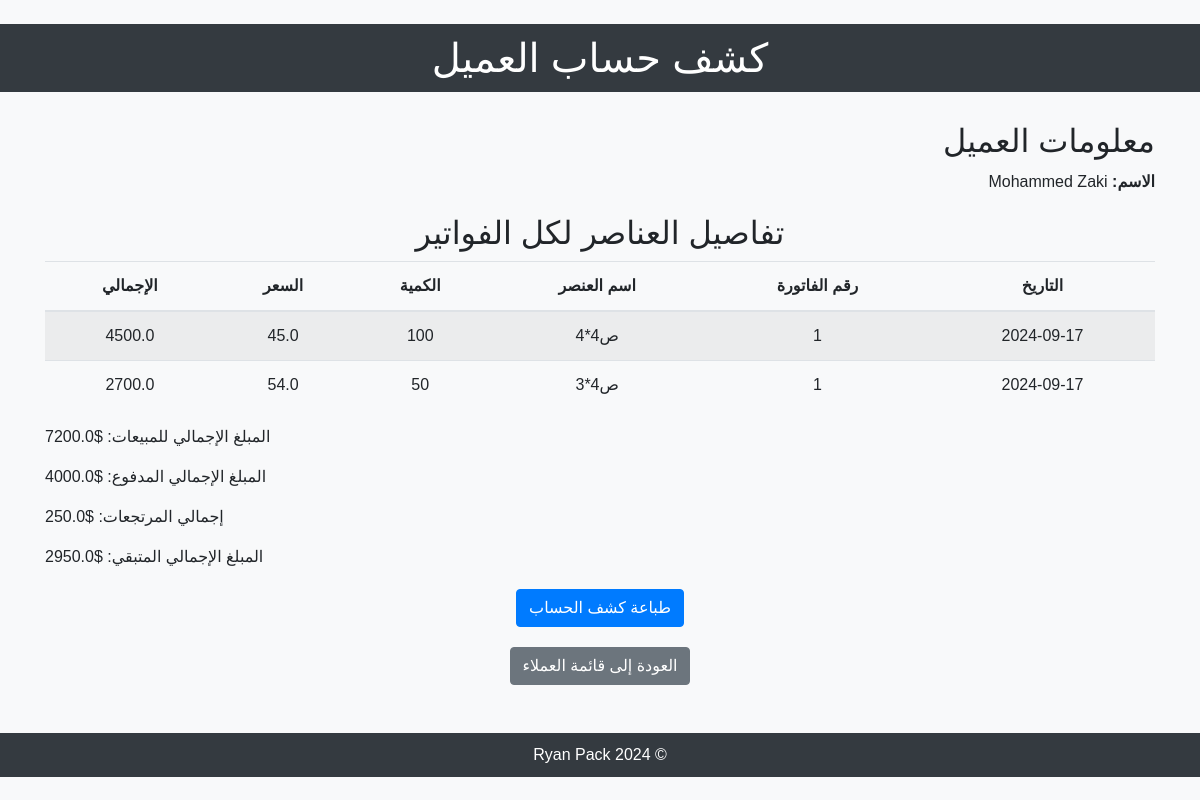
Before: /client_statement/1 with the older database file.
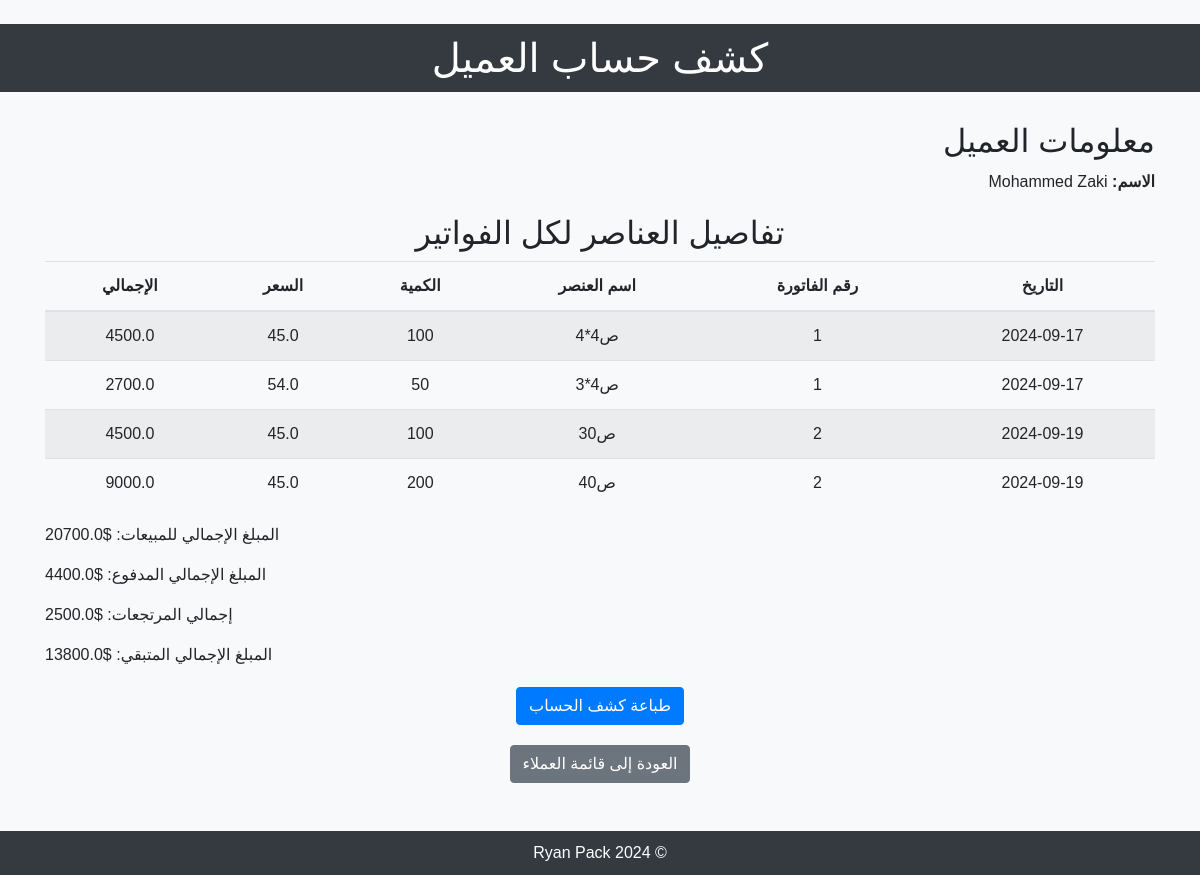
After: the same page with the newer database file.
### app.py (models this page shows, shortened)
class InvoiceItem(db.Model):
    id = db.Column(db.Integer, primary_key=True)
    invoice_id = db.Column(db.Integer, db.ForeignKey('invoice.id'), nullable=False)
    invoice = db.relationship('Invoice', backref='items')
    amount = db.Column(db.Integer, nullable=False)
    price = db.Column(db.Float, nullable=False)
    item_name = db.Column(db.String(100), nullable=True)
    total = db.Column(db.Float, nullable=False)

class Invoice(db.Model):
    id = db.Column(db.Integer, primary_key=True)
    client_id = db.Column(db.Integer, db.ForeignKey('client.id'), nullable=False)
    client = db.relationship('Client', backref='invoices')
    date_created = db.Column(db.DateTime, default=datetime.utcnow)
    total_amount = db.Column(db.Float, nullable=False, default=0.0)

### app.py (the view)
@app.route('/client_statement/<int:id>')
def client_statement(id):
    client = Client.query.get_or_404(id)
    invoices = Invoice.query.filter_by(client_id=id).all()
    payments = Payment.query.filter_by(client_id=id).all()
    returns = Return.query.filter_by(invoice_id=id).all()  # تحديث الاستعلام للمرتجعات
    invoice_items = []
    for invoice in invoices:
        for item in invoice.items:
            invoice_items.append({
                'invoice_id': invoice.id,
                'item_name': item.item_name,
                'amount': item.amount,
                'price': item.price,
                'total': item.total,
                'date': invoice.date_created  # إضافة تاريخ الفاتورة
            })
    total_amount_owed = sum(invoice.total_amount for invoice in invoices)
    total_amount_paid = sum(payment.amount for payment in payments)
    total_returns = sum(ret.amount_returned for ret in returns)  # إجمالي المرتجعات
    return render_template('client_statement.html', client=client, invoices=invoices,
                           total_amount_owed=total_amount_owed, total_amount_paid=total_amount_paid,
                           total_returns=total_returns,
                           invoice_items=invoice_items, current_year=datetime.utcnow().year)

### templates/client_statement.html (shortened to what this page needs)
<!DOCTYPE html>
<html lang="ar">
<head>
    <link href="https://stackpath.bootstrapcdn.com/bootstrap/4.5.2/css/bootstrap.min.css" rel="stylesheet">
</head>
<body>
<br>
<div class="header">
    <h1>كشف حساب العميل</h1>
</div>
<div class="container">
    <div class="client-info">
        <h2>معلومات العميل</h2>
        <p><span class="label">الاسم:</span> {{ client.name }}</p>
    </div>
    <h2 class="text-center">تفاصيل العناصر لكل الفواتير</h2>
    <table class="table table-striped invoice-items">
        <thead>
        <tr>
            <th>التاريخ</th>
            <th>رقم الفاتورة</th>
            <th>اسم العنصر</th>
            <th>الكمية</th>
            <th>السعر</th>
            <th>الإجمالي</th>
        </tr>
        </thead>
        <tbody>
        {% for item in invoice_items %}
            <tr>
                <td>{{ item.date.strftime('%Y-%m-%d') }}</td>
                <td>{{ item.invoice_id }}</td>
                <td>{{ item.item_name }}</td>
                <td>{{ item.amount }}</td>
                <td>{{ item.price }}</td>
                <td>{{ item.total }}</td>
            </tr>
        {% endfor %}
        </tbody>
    </table>
    <p><span class="label">المبلغ الإجمالي للمبيعات:</span> ${{ total_amount_owed }}</p>
    <p><span class="label">المبلغ الإجمالي المدفوع:</span> ${{ total_amount_paid }}</p>
    <p><span class="label">إجمالي المرتجعات:</span> ${{ total_returns }}</p>
    <p><span class="label">المبلغ الإجمالي المتبقي:</span> ${{ total_amount_owed - total_amount_paid - total_returns }}
    </p>
    <div class="text-center print-btn">
        <button class="btn btn-primary" onclick="window.print()">طباعة كشف الحساب</button>
    </div>
    <div class="text-center back-btn">
        <a href="{{ url_for('list_clients') }}" class="btn btn-secondary">العودة إلى قائمة العملاء</a>
    </div>
</div>
<br><br>
<div class="footer">
    <p>&copy; {{ current_year }} Ryan Pack</p>
</div>
</body>
</html>

Changed rows visible on the page:
added InvoiceItem: date "2024-09-19", invoice_id "2", item_name "ص30", amount "100", price "45.0", total "4500.0"
added InvoiceItem: date "2024-09-19", invoice_id "2", item_name "ص40", amount "200", price "45.0", total "9000.0"
Other visible differences:
{{ total_amount_owed }}: "7200.0" → "20700.0"
{{ total_amount_paid }}: "4000.0" → "4400.0"
{{ total_returns }}: "250.0" → "2500.0"
{{ total_amount_owed - total_amount_paid - total_returns }}: "2950.0" → "13800.0"
